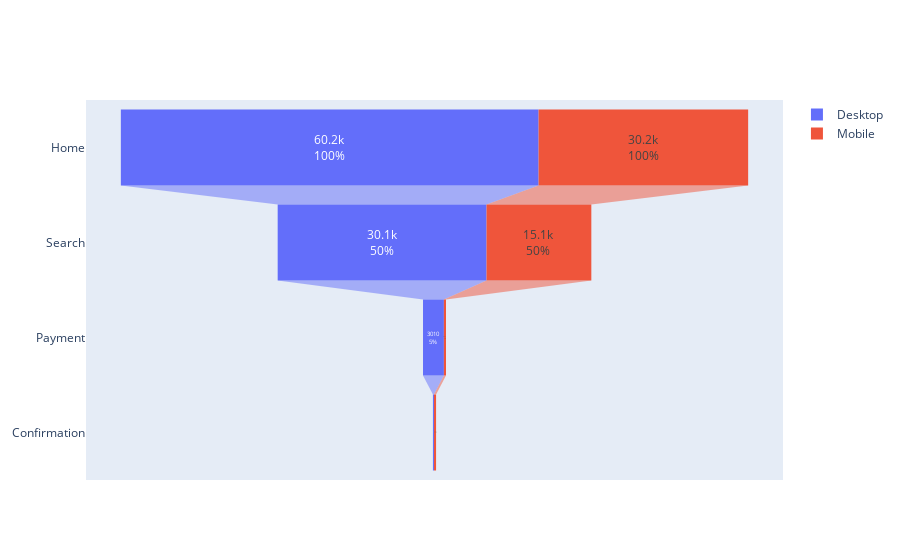

Source (notebook cell):
### Code cell
# using graph_objects to plot the above observations

fig = go.Figure()

fig.add_trace(go.Funnel(
    name = 'Desktop',
    y = ['Home', 'Search', 'Payment', 'Confirmation'],
    x = [60200, 30100, 3010, 150],
    textposition = 'inside',
    textinfo = 'value + percent initial'))

fig.add_trace(go.Funnel(
    name = 'Mobile',
    y = ['Home', 'Search', 'Payment', 'Confirmation'],
    x = [30200, 15100, 302, 302],
    textposition = 'inside',
    textinfo = 'value + percent previous'))

fig.show()

### Figure 1 — Plotly figure (JSON) as saved in the notebook; plotly's stock layout.template omitted (floating-point values rounded to 4 significant figures)
{"data": [{"name": "Desktop", "textinfo": "value+percent initial", "textposition": "inside", "type": "funnel", "x": [60200, 30100, 3010, 150], "y": ["Home", "Search", "Payment", "Confirmation"]}, {"name": "Mobile", "textinfo": "value+percent previous", "textposition": "inside", "type": "funnel", "x": [30200, 15100, 302, 302], "y": ["Home", "Search", "Payment", "Confirmation"]}], "layout": {}}
